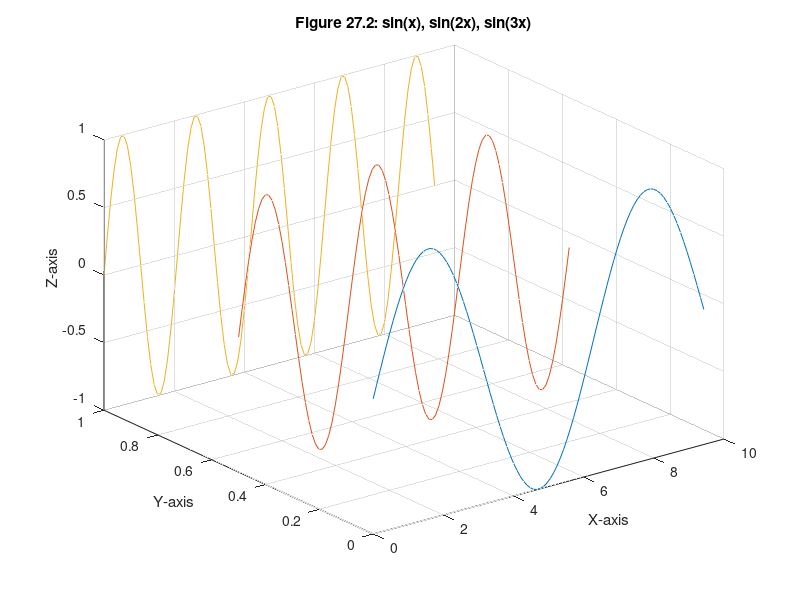

Write MATLAB code to recreate this figure.
% mm2702.m
x = linspace(0,3*pi);  % x-axis data
z1 = sin(x);           % plot in x-z plane
z2 = sin(2*x);
z3 = sin(3*x);
y1 = zeros(size(x));   % spread out along y-axes
y3 = ones(size(x));    % by giving each curve different y-axis values
y2 = y3/2;

plot3(x,y1,z1,x,y2,z2,x,y3,z3)
grid on
xlabel('X-axis'), ylabel('Y-axis'), zlabel('Z-axis')
title('Figure 27.2: sin(x), sin(2x), sin(3x)')


% plot3(x,z1,y1,x,z2,y2,x,z3,y3)
% grid on
% xlabel('X-axis'), ylabel('Y-axis'), zlabel('Z-axis')
% title('Figure 27.3: sin(x), sin(2x), sin(3x)')
